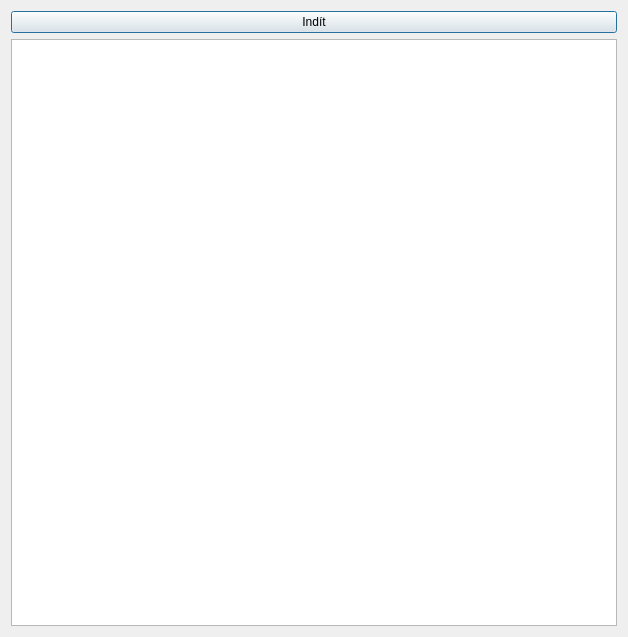
<?xml version="1.0" encoding="UTF-8"?>
<ui version="4.0">
 <class>ScandiskDialog</class>
 <widget class="QDialog" name="ScandiskDialog">
  <property name="geometry">
   <rect>
    <x>0</x>
    <y>0</y>
    <width>628</width>
    <height>637</height>
   </rect>
  </property>
  <property name="windowTitle">
   <string>Scandisk</string>
  </property>
  <layout class="QVBoxLayout" name="verticalLayout">
   <item>
    <widget class="QPushButton" name="inditButton">
     <property name="text">
      <string>Indít</string>
     </property>
    </widget>
   </item>
   <item>
    <widget class="QListWidget" name="problemList"/>
   </item>
  </layout>
 </widget>
 <resources/>
 <connections/>
</ui>
